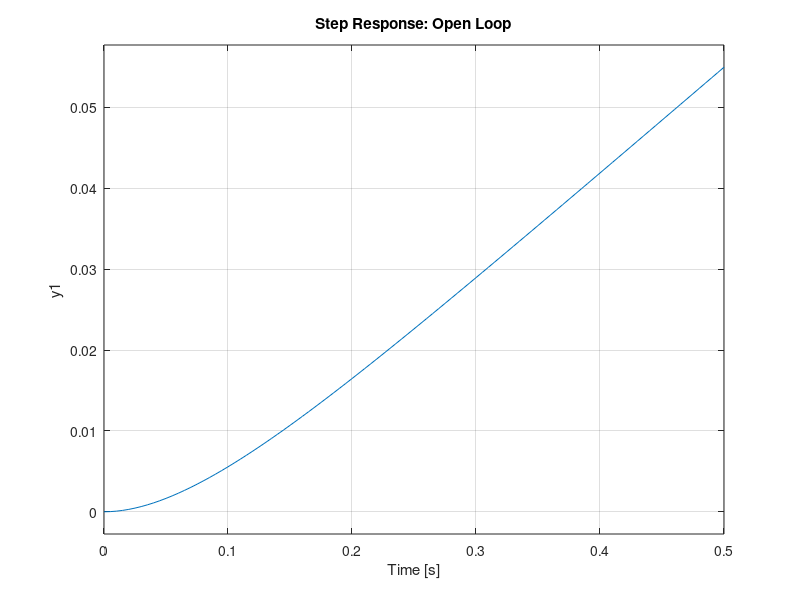
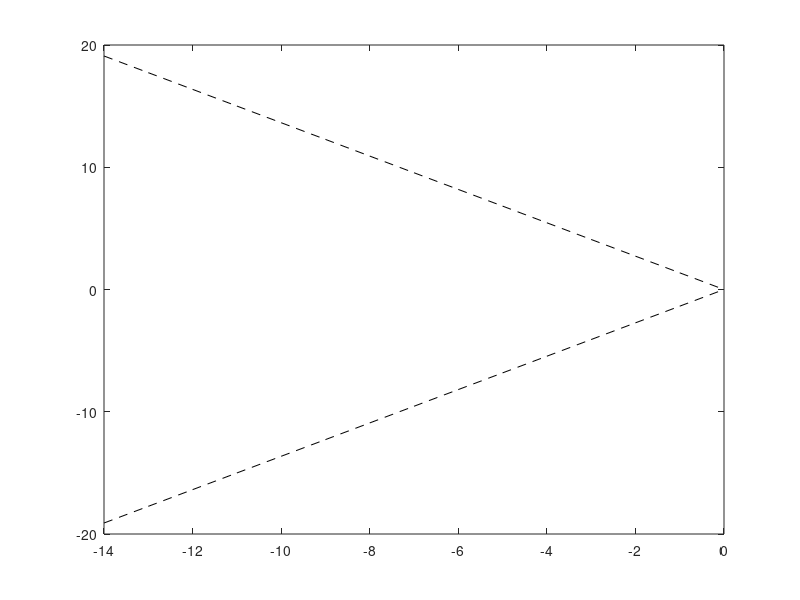
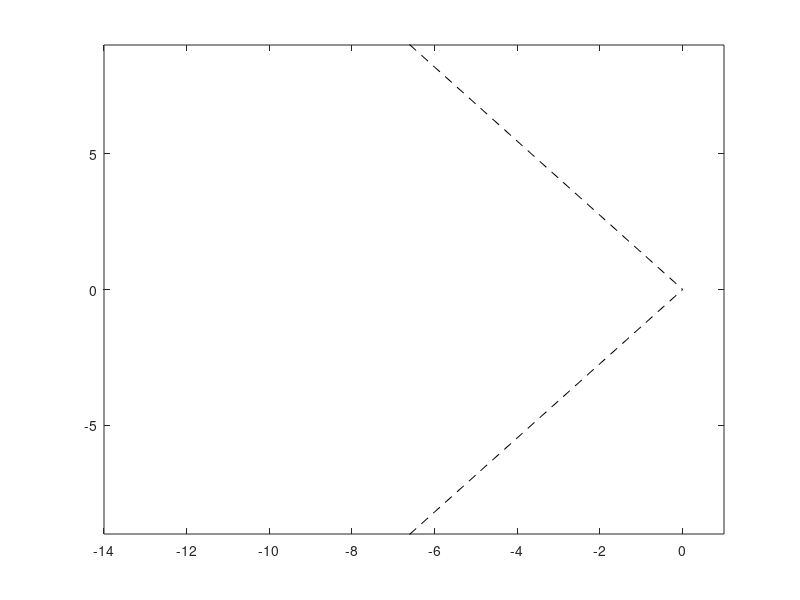
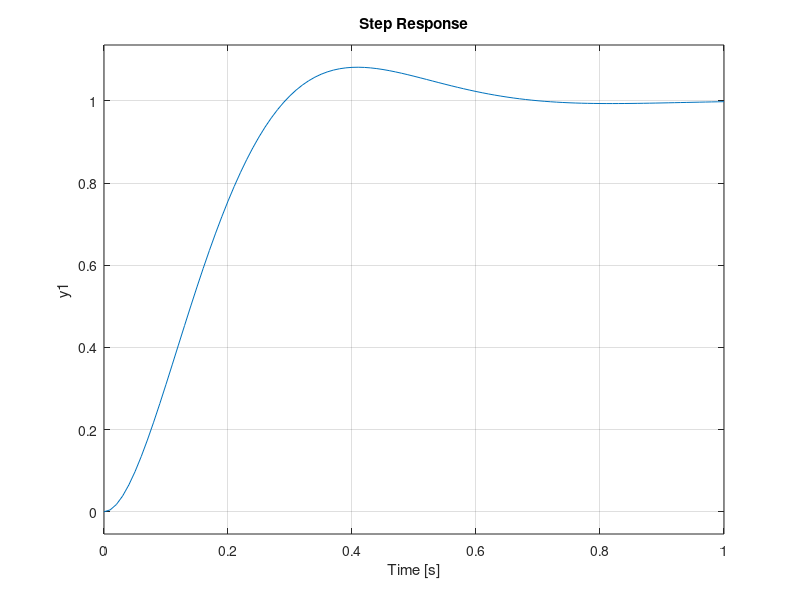

Write MATLAB code to recreate these figures, in order. (Note: this script raises an error after producing the figures.)
clc; clear; close all;
% Thomas Lønne Stiansen - FHV Winter Semester 2025
    % For P control with Root Locus on cart

% Constants
markSize = 10;
sign = -1; % for negative feedback
yLims = 9;
xMin = -14;
xMax = 1;
dk = 0.005;        % Root-Locus: Step size
k = 0 : dk : 46; % Root-Locus: Locus size
x = xMin : 0;

%% Plant

% Loaded from cart_Model.m
    % With Weight
        K = 0.131346246942449;
        tau = 0.081642070282424;
    % Without Weight
        % K = 0.143342010172210;
        % tau = 0.058378523227571;
s = tf('s');
G_cartVel = K / (tau*s + 1);   % G  =  V_c(s) / V_m(s)  =  [m/s] / [V]
    % Integrate to get position control
G_cartPos = G_cartVel * (1/s); % G  =  X_c(s) / V_m(s)  =  [m]   / [V]

G_OL = G_cartPos;
plant = zpk(G_OL)

% IT_1 Block
figure
step(G_OL)
title('Step Response: Open Loop')

%% Requirements

% Requirements
OS_percent = 10; % [percent]
% ts = 0.6; % [sec]
tp = 0.5; % [sec]

% Mp = OS   ,   D = zeta    ,   wn = omega_n
OS = OS_percent / 100;
    % Damping Ratio
zeta = -log(OS) / sqrt( pi^2 + log(OS)^2 ); % MATLAB: log = ln
    % Natural Frequency
% omega_n = 4/(ts*zeta);
omega_n = pi / (tp * sqrt(1 - zeta^2) );

% % Damped Frequency of Oscillation
% omega_d = omega_n * sqrt(1 - zeta^2);
% % Exponential Damping Frequency
% sigma_d = zeta*omega_n;

% Stability Lines
theta = acos(zeta);
y1 = +tan(theta)*x;
y2 = -tan(theta)*x;

%% Default System Root Locus

% Root Locus
figure
rlocus(G_OL)
title('Root Locus: Open Loop')
ylim([-yLims yLims])
xlim([xMin xMax])
hold on
sgrid(zeta, omega_n)
    plot(x, y1, '--k',  x, y2, '--k');

K_P = 60;

%% P Control

% Proportional
G_CL = feedback( K_P*G_OL , 1, sign);

% Pole Zero Map of PI Control
figure
pzmap(G_CL)
title('Pole-Zero Map: P Control')
hold on
sgrid(zeta, omega_n)
    plot(x, y1, '--k',  x, y2, '--k');
ylim([-yLims yLims])
xlim([xMin xMax])

% Plot time response
figure
step(G_CL)
stepinfo(G_CL)
title('Step Response: Closed Loop')
